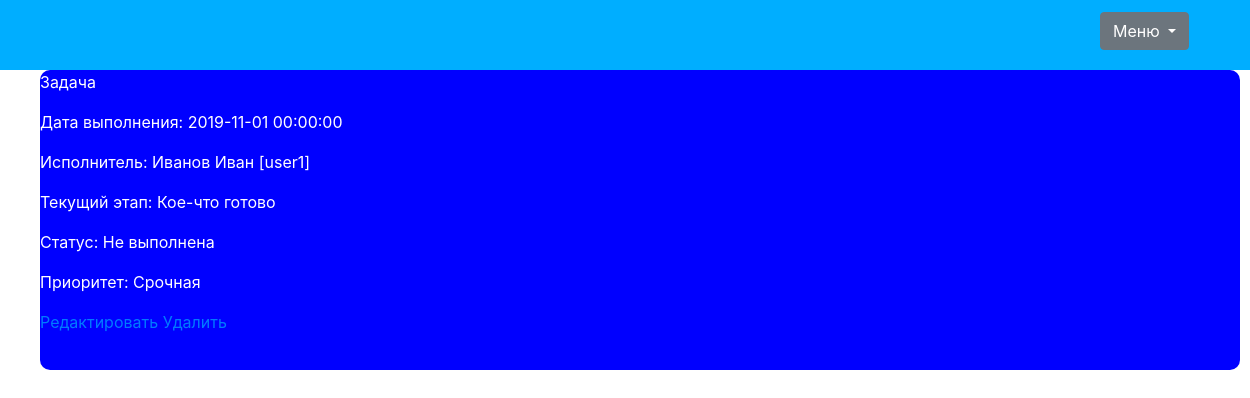
Page /task/2 (signed in) on the earlier database version.
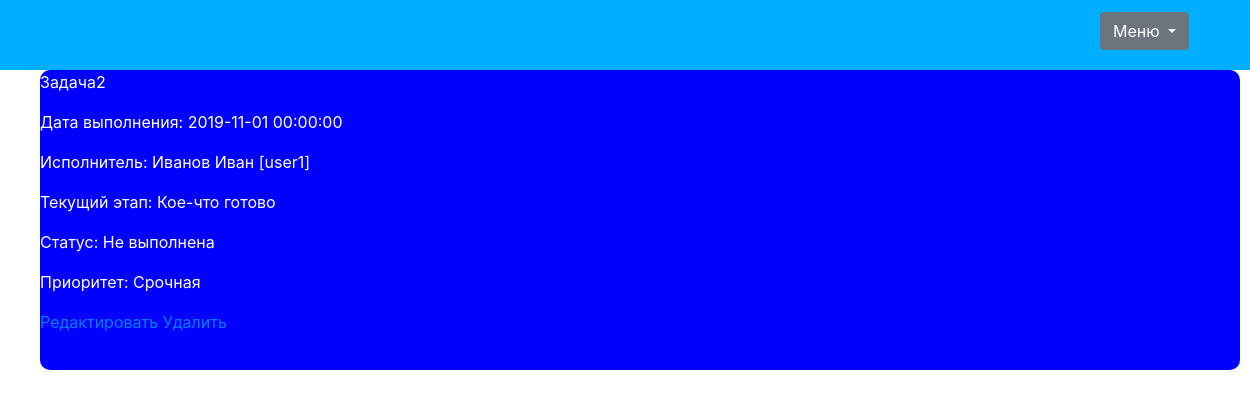
Same page on the later database version.
### app/models.py (models this page shows, shortened)
class Task(db.Model):
    id = db.Column(db.Integer, primary_key=True)
    name = db.Column(db.String(400))
    description = db.Column(db.String(2000))
    date_execution = db.Column(db.DateTime, default=datetime.utcnow)
    author_id = db.Column(db.Integer, db.ForeignKey('user.id'))
    author = db.relationship('User', foreign_keys=[author_id], backref=db.backref('author_tasks', lazy=True))
    performer_id = db.Column(db.Integer, db.ForeignKey('user.id'))
    performer = db.relationship('User', foreign_keys=[performer_id], backref=db.backref('performer_tasks', lazy=True))
    category = db.Column(db.String(100))
    priority = db.Column(db.Integer)
    execution_phase = db.Column(db.Integer)
    meta_tags = db.relationship('MetaTagsTask', secondary=meta_tags_task_table,
                                backref=db.backref('tasks', lazy='dynamic'))
    todo_or_not_todo = db.Column(db.Boolean)

class User(UserMixin, db.Model):
    id = db.Column(db.Integer, primary_key=True)
    username = db.Column(db.String(100), unique=True)
    name = db.Column(db.String(100))
    password_hash = db.Column(db.String(400))

### app/views.py (the view)
@login_required
@app.route('/task/<int:id>')
def task_page(id):
    task = Task.query.filter_by(id=id).first()
    if task.author_id != current_user.id and task.performer_id != current_user.id:
        flash('Это не ваша задача')
        return redirect(url_for('index'))
    execution_phase = []
    priority = []
    todo_or_not_todo = []
    color_task = []
    if (task.date_execution - datetime.now()).days < -1:
        color_task = False
    else:
        color_task = True
    execution_phase = execution_phases[task.execution_phase]
    priority = priotities[task.priority]
    if task.todo_or_not_todo is None:
        todo_or_not_todo = 'Не выполнена'
    else:
        todo_or_not_todo = 'Выполнена'
    return render_template('tasks_page.html', task=task, execution_phase=execution_phase, priority=priority,
                           todo_or_not_todo=todo_or_not_todo, color_task=color_task)

### app/models.py (called while the page is built)
@login.user_loader
def load_user(id):
    return User.query.get(int(id))

### app/templates/tasks_page.html (shortened to what this page needs)
{% extends 'base.html' %}
{% block links %}
    <link rel="stylesheet" href="{{ url_for('static', filename='css/index_style.css') }}">{% endblock %}
{% block content %}
    {% if color_task %}
        <div class="task">
            <div class="task_name"><p>{{ task.name }}</p></div>
            <div class="date_execution">
                <p>Дата выполнения: {{ task.date_execution }}</p>
            </div>
            <div class="performer"><p>Исполнитель: {{ task.performer.name }}
                [{{ task.performer.username }}]</p></div>
            <div class="stage">
                <p>Текущий этап: {{ execution_phase }}</p>
            </div>
            <div class="todo_or_not"><p>Статус: {{ todo_or_not_todo }}</p></div>
            <div class="priority"><p>Приоритет: {{ priority }}</p></div>
            <a href="{{ url_for('edit_task', id=task.id) }}">Редактировать</a>
            <a href="{{ url_for('delete_task', id=task.id) }}">Удалить</a>
        </div>
    {% endif %}
{% endblock %}

### app/templates/base.html (shortened to what this page needs)
<!DOCTYPE html>
<html lang="en">
<head>
    <link rel="stylesheet" href="{{ url_for('static', filename='css/base_style.css')}}" type="text/css">
    <link rel="stylesheet" href="https://stackpath.bootstrapcdn.com/bootstrap/4.3.1/css/bootstrap.min.css"
>
    {% block links %}
    {% endblock %}
</head>
<body>
<div class="content">
    <div class="up_menu">
        {% if current_user.is_anonymous %}
        <a href="{{url_for('login')}}" class="login">Войти</a>
        <a href="{{url_for('register')}}" class="sign_in">Зарегистрироваться</a>
        {% else %}
        <div class="dropdown menu_down">
            <button class="btn btn-secondary dropdown-toggle" type="button" id="dropdownMenuButton"
                    data-toggle="dropdown" aria-haspopup="true" aria-expanded="false">
                Меню
            </button>
        </div>
        {%endif%}
    </div>
    {% block content %}
    {% endblock %}
</div>
</body>
</html>

### app/static/css/base_style.css (style rules this page uses)
.up_menu { height: 70px; background-color: #00aeff; width: inherit; }
.menu_down { margin-left: 1100px; padding-top: 12px; }

### app/static/css/index_style.css (style rules this page uses)
.task { width: 1200px; height: 300px; background-color: blue; margin-bottom: 40px; margin-left: 40px; border-radius: 10px; }
.task p { color:white; }

Differences in the rows shown:
changed Task: name "Задача" → "Задача2"
